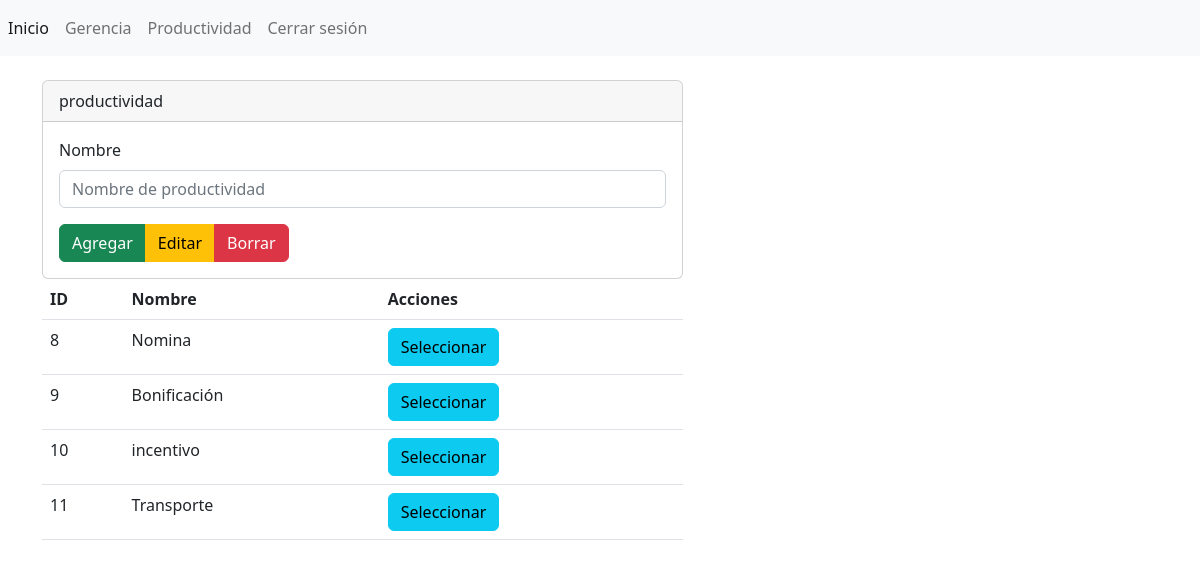
Page /secciones/vista_productividad.php (signed in) on the committed database.
### tables this page shows
CREATE TABLE `productividad` (
  `id` int(11) NOT NULL,
  `nombre_Productividad` varchar(255) NOT NULL
);

### secciones/productividad.php (called while the page is built, shortened)
<?php
$conexionBD=BD::crearInstancia();
$nombre_productividad=isset($_POST['mombre_productividad'])?$_POST['nombre_productividad']:'';
$consulta=$conexionBD->prepare("SELECT * FROM  productividad");
$consulta->execute();
$listaproductividad=$consulta->fetchAll();
?>

### secciones/vista_productividad.php (the view, shortened to what this page needs)
<?php include("../templates/cabecera.php"); ?>
<?php include('../secciones/productividad.php');?>
<div class="row">
    <div class="col-12">
        <br/>
        <div class="row">
        <div class="col-7">
        <form action="" method="post">
        <div class="card">
            <div class="card-header"> productividad </div>
            <div class="card-body">
           <div class="mb-3">
                <label for="nombre_Productividad" class="form-label">Nombre</label>
                <input type="text"
                        class="form-control"
                        name="nombre_Productividad"
                        id="nombre_Productividad"
                        value="<?php echo $nombre_productividad; ?>"
                        aria-describedby="helpId"
                        placeholder="Nombre de productividad">
           </div>
           <div class="btn-group" role="group" aria-label="">
                <button type="submit" name="accion" value="agregar" class="btn btn-success">Agregar</button>
                <button type="submit" name="accion" value="editar" class="btn btn-warning">Editar</button>
                <button type="submit" name="accion" value="borrar" class="btn btn-danger">Borrar</button>
           </div>
        </div>
</div>
</div>
</div>
</div>
<div class="col-7">
  <table class="table">
    <thead>
      <tr>
        <th>ID</th>
        <th>Nombre</th>
        <th>Acciones</th>
      </tr>
    </thead>
    <tbody>
    <?php foreach($listaproductividad as $productividad){ ?>
        <td> <?php echo $productividad['id']; ?> </td>
        <td> <?php echo $productividad['nombre_Productividad']; ?> </td>
        <td>
        <form action="" method="post">
          <input type="submit" value="Seleccionar" name="accion" class="btn btn-info">
        </form>
    <?php }?>
    </tbody>
  </table>
</div>
</div>
</div>

### rows in the picture
productividad: id "8", nombre_Productividad "Nomina"
productividad: id "9", nombre_Productividad "Bonificación"
productividad: id "10", nombre_Productividad "incentivo"
productividad: id "11", nombre_Productividad "Transporte"
